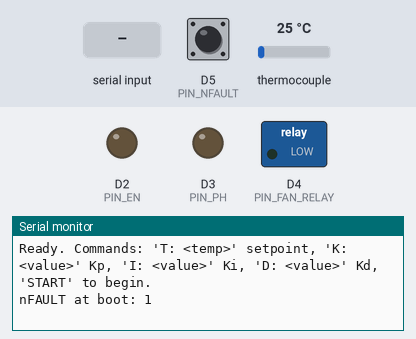
Simulated run of this sketch. Board: Arduino Zero (SAMD21). On the bench: switched loads named in the sketch (green lamp = pin HIGH), output pins drawn as LEDs (lit = HIGH), the last lines printed to the serial monitor. The test bench sets the inputs (shaded band); at power-on: D5 (PIN_NFAULT) HIGH, thermocouple 25 °C.

Above: at 1.4 s.
1.5 s: D5 (PIN_NFAULT) pulled LOW for 0.15 s
At 2.3 s:
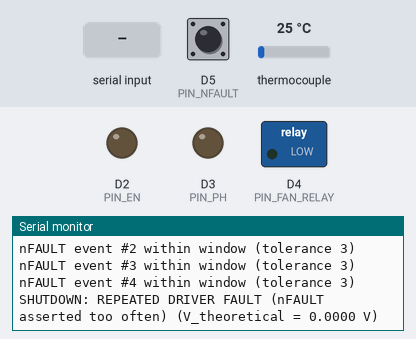
3.1 s: "T:\n" received over Serial
At 4.3 s:
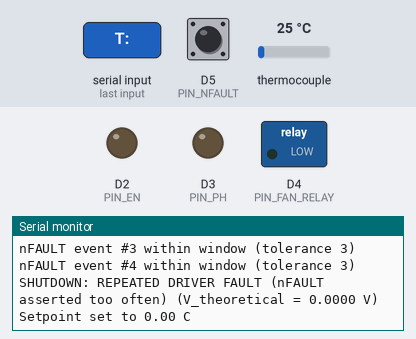
4.6 s: "K:\n" received over Serial
At 5.4 s:
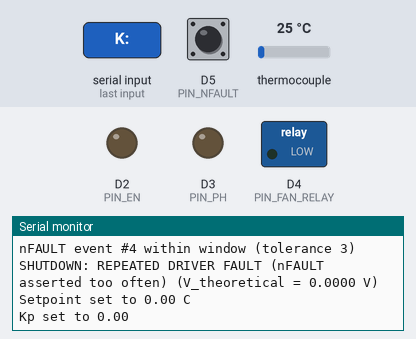
6.1 s: "I:\n" received over Serial
At 6.5 s:
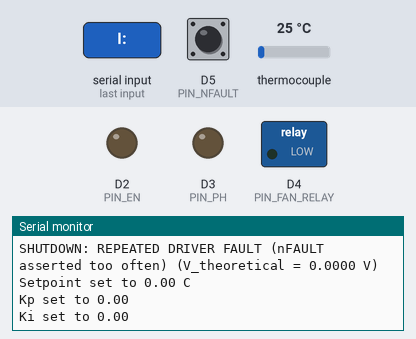
Timing chart, 0 to 8.6 s (numbered marks = the images above; inputs shaded):
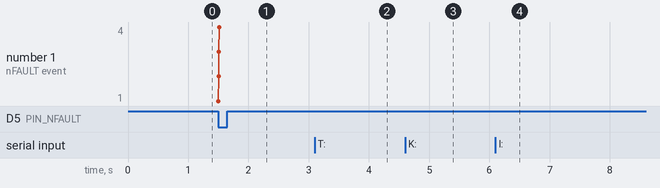

The sketch:

peltier_PID.ino
```cpp
#include <Adafruit_MAX31865.h>

// ---------------- MAX31865 / PT100 setup ----------------
Adafruit_MAX31865 thermo = Adafruit_MAX31865(10, 11, 12, 13); // CS, DI, DO, CLK (software SPI)
#define RREF      2200.0  // confirmed reference resistor value for this board
#define RNOMINAL  1000.0   // 0°C nominal resistance — 100.0 for PT100, 1000.0 for PT1000 — verify against sensor in use

// ---------------- DRV8874 pin assignments ----------------
const int PIN_EN     = 2;   // PWM speed/duty input (must be a PWM-capable pin)
const int PIN_PH     = 3;   // direction / polarity
const int PIN_NFAULT = 5;   // driver fault flag, active low
const int PIN_FAN_RELAY = 4; // fan relay control — ON/OFF only, relay cannot produce partial voltage

// ---------------- Tunable constants ----------------
const float VM_VOLTAGE          = 12.0;    // supply voltage feeding DRV8874 VM (V) — update if bench supply changes
const int   PWM_FREQ_HZ         = 80000;  // target switching frequency
const int   PWM_RESOLUTION      = 8;      // bits of PWM resolution
const float SAFETY_MAX_VOLTAGE  = 12;    // theoretical output voltage ceiling — shuts down above this

const unsigned long CONTROL_PERIOD_MS = 100;  // PID compute + status print interval
const unsigned long SAMPLE_INTERVAL_MS = 10;  // raw temperature sampling interval, feeds the moving average

// ---------------- PID gains — Kp/Ki/Kd all live-adjustable via K:/I:/D: commands ----------------
float Kp = 10.0;
float Ki = 0.0;
float Kd = 0.0;

// ---------------- Moving average filter ----------------
const int MOVING_AVERAGE_WINDOW_SIZE = 20; // number of fast samples averaged together
float temperatureSampleBuffer[MOVING_AVERAGE_WINDOW_SIZE];
int   temperatureSampleBufferIndex = 0;
bool  temperatureSampleBufferIsFull = false;
float temperatureSampleBufferSum = 0.0;
float filteredTemperatureC = 0.0;

// ---------------- State ----------------
float setpointC = 0.0;
bool  started = false;
bool  shutdownTriggered = false;

float integral = 0.0;
float lastError = 0.0;

int   currentDutyCounts = 0;
bool  currentSide = false; // false = side A, true = side B

String serialLineBuffer = "";
unsigned long lastControlTime = 0;
unsigned long lastSampleTime = 0;

// ---------------- Fault tolerance ----------------
const int FAULT_TOLERANCE_COUNT = 3;        // faults allowed within the window before full shutdown
const unsigned long FAULT_WINDOW_MS = 500;  // window in which repeated faults are counted

int faultCountInWindow = 0;
unsigned long faultWindowStartTime = 0;

void setup() {
  Serial.begin(115200);

  pinMode(PIN_PH, OUTPUT);
  pinMode(PIN_EN, OUTPUT);
  pinMode(PIN_NFAULT, INPUT_PULLUP);
  pinMode(PIN_FAN_RELAY, OUTPUT);
  digitalWrite(PIN_FAN_RELAY, LOW); // fan off until a setpoint is set

  digitalWrite(PIN_PH, LOW);
  digitalWrite(PIN_EN, LOW);

  analogWriteFrequency(PIN_EN, PWM_FREQ_HZ);
  analogWriteResolution(PWM_RESOLUTION);

  thermo.begin(MAX31865_2WIRE); // set to 2WIRE/3WIRE/4WIRE as matches your wiring

  for (int i = 0; i < MOVING_AVERAGE_WINDOW_SIZE; i = i + 1) {
    temperatureSampleBuffer[i] = 0.0;
  }

  for (int i = 0; i < MOVING_AVERAGE_WINDOW_SIZE; i = i + 1) {
    float primingSample = thermo.temperature(RNOMINAL, RREF);
    filteredTemperatureC = updateMovingAverage(primingSample);
    delay(SAMPLE_INTERVAL_MS);
  }

  Serial.println("Ready. Commands: 'T: <temp>' setpoint, 'K: <value>' Kp, 'I: <value>' Ki, 'D: <value>' Kd, 'START' to begin.");
  Serial.print("nFAULT at boot: ");
  Serial.println(digitalRead(PIN_NFAULT));
}

void loop() {
  handleSerialInput();

  if (shutdownTriggered == true) {
    return;
  }

  checkFaultWithTolerance();

  updateTemperatureSamplingIfDue();

  if (started == false) {
    return;
  }

  if (millis() - lastControlTime >= CONTROL_PERIOD_MS) {
    lastControlTime = millis();
    runControlCycle();
  }
}

// ---------------- Fault handling ----------------
void checkFaultWithTolerance() {
  if (digitalRead(PIN_NFAULT) != LOW) {
    return;
  }

  unsigned long now = millis();

  if (now - faultWindowStartTime > FAULT_WINDOW_MS) {
    faultWindowStartTime = now;
    faultCountInWindow = 0;
  }

  faultCountInWindow = faultCountInWindow + 1;
  Serial.print("nFAULT event #");
  Serial.print(faultCountInWindow);
  Serial.print(" within window (tolerance ");
  Serial.print(FAULT_TOLERANCE_COUNT);
  Serial.println(")");

  if (faultCountInWindow > FAULT_TOLERANCE_COUNT) {
    triggerShutdown("REPEATED DRIVER FAULT (nFAULT asserted too often)", 0.0);
  }

  delay(3);
}

void updateTemperatureSamplingIfDue() {
  if (millis() - lastSampleTime < SAMPLE_INTERVAL_MS) {
    return;
  }
  lastSampleTime = millis();

  float rawSample = thermo.temperature(RNOMINAL, RREF);
  filteredTemperatureC = updateMovingAverage(rawSample);
}

float updateMovingAverage(float newSample) {
  temperatureSampleBufferSum = temperatureSampleBufferSum - temperatureSampleBuffer[temperatureSampleBufferIndex];
  temperatureSampleBuffer[temperatureSampleBufferIndex] = newSample;
  temperatureSampleBufferSum = temperatureSampleBufferSum + newSample;

  temperatureSampleBufferIndex = temperatureSampleBufferIndex + 1;
  if (temperatureSampleBufferIndex >= MOVING_AVERAGE_WINDOW_SIZE) {
    temperatureSampleBufferIndex = 0;
    temperatureSampleBufferIsFull = true;
  }

  int sampleCount;
  if (temperatureSampleBufferIsFull == true) {
    sampleCount = MOVING_AVERAGE_WINDOW_SIZE;
  } else {
    sampleCount = temperatureSampleBufferIndex;
  }

  if (sampleCount == 0) {
    return newSample;
  }

  return temperatureSampleBufferSum / sampleCount;
}

void handleSerialInput() {
  while (Serial.available()) {
    char incomingChar = Serial.read();
    if (incomingChar == '\n') {
      processCommandLine(serialLineBuffer);
      serialLineBuffer = "";
    } else if (incomingChar != '\r') {
      serialLineBuffer = serialLineBuffer + incomingChar;
    }
  }
}

void processCommandLine(String line) {
  line.trim();
  if (line.length() == 0) {
    return;
  }

  if (line.startsWith("T:") || line.startsWith("t:")) {
    setpointC = line.substring(2).toFloat();
    Serial.print("Setpoint set to ");
    Serial.print(setpointC);
    Serial.println(" C");
  } else if (line.startsWith("K:") || line.startsWith("k:")) {
    Kp = line.substring(2).toFloat();
    Serial.print("Kp set to ");
    Serial.println(Kp);
  } else if (line.startsWith("I:") || line.startsWith("i:")) {
    Ki = line.substring(2).toFloat();
    Serial.print("Ki set to ");
    Serial.println(Ki);
  } else if (line.startsWith("D:") || line.startsWith("d:")) {
    Kd = line.substring(2).toFloat();
    Serial.print("Kd set to ");
    Serial.println(Kd);
  } else if (line.equalsIgnoreCase("START")) {
    started = true;
    lastControlTime = millis();
    digitalWrite(PIN_FAN_RELAY, HIGH);
    Serial.println("Started.");
  } else {
    Serial.print("Unrecognized command: ");
    Serial.println(line);
  }
}

void runControlCycle() {
  float currentTemp = filteredTemperatureC;
  float dt = CONTROL_PERIOD_MS / 1000.0;

  float error = setpointC - currentTemp;

  float proposedIntegral = integral + (error * dt);
  float derivative = (error - lastError) / dt;

  float proportionalTerm = Kp * error;
  float integralTerm = Ki * proposedIntegral;
  float derivativeTerm = Kd * derivative;

  float output = proportionalTerm + integralTerm + derivativeTerm;

  int maxDutyCounts = (1 << PWM_RESOLUTION) - 1;
  int rawDutyCounts = (int)(fabs(output));
  bool saturated = false;

  if (rawDutyCounts > maxDutyCounts) {
    rawDutyCounts = maxDutyCounts;
    saturated = true;
  }

  if (saturated == false) {
    integral = proposedIntegral;
  }
  lastError = error;

  currentDutyCounts = rawDutyCounts;

  if (output < 0) {
    currentSide = true;
  } else {
    currentSide = false;
  }

  float theoreticalVoltage = VM_VOLTAGE * ((float)currentDutyCounts / (float)maxDutyCounts);

  if (theoreticalVoltage > SAFETY_MAX_VOLTAGE) {
    triggerShutdown("THEORETICAL VOLTAGE EXCEEDED LIMIT", theoreticalVoltage);
    return;
  }

  if (currentSide == true) {
    digitalWrite(PIN_PH, HIGH);
  } else {
    digitalWrite(PIN_PH, LOW);
  }
  analogWrite(PIN_EN, currentDutyCounts);

  printStatus(currentTemp, theoreticalVoltage);
}

void printStatus(float currentTemp, float theoreticalVoltage) {
  Serial.print("DATA,");
  Serial.print(millis());
  Serial.print(",");
  Serial.print(currentTemp, 4);
  Serial.print(",");
  Serial.print(setpointC, 2);
  Serial.print(",");
  Serial.print(currentDutyCounts);
  Serial.print(",");
  Serial.print(theoreticalVoltage, 4);
  Serial.print(",");
  Serial.print(Kp, 4);
  Serial.print(",");
  Serial.print(Ki, 4);
  Serial.print(",");
  Serial.println(Kd, 4);
}

void triggerShutdown(const char* reason, float theoreticalVoltage) {
  analogWrite(PIN_EN, 0);
  digitalWrite(PIN_PH, LOW);
  shutdownTriggered = true;
  Serial.print("SHUTDOWN: ");
  Serial.print(reason);
  Serial.print(" (V_theoretical = ");
  Serial.print(theoreticalVoltage, 4);
  Serial.println(" V)");
}
```

Measured:
- after the input at 1.5 s, the serial monitor: prints a new line at once (image 1)
- after the input at 3.1 s, the serial monitor: prints a new line at once (image 2)
- after the input at 4.6 s, the serial monitor: prints a new line at once (image 3)
- after the input at 6.1 s, the serial monitor: prints a new line at once (image 4)
